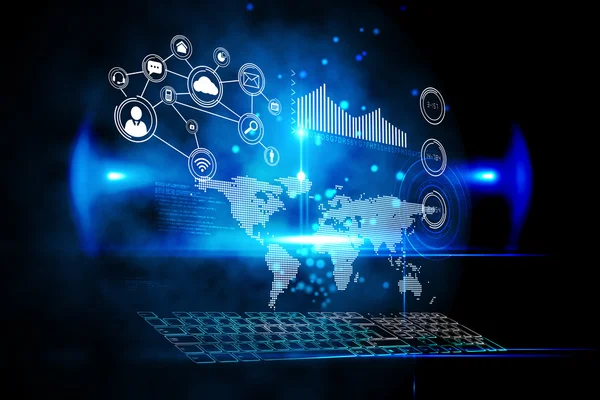
#> input picture CTRLYOUNG - 1 AULA 7 VISÃO COMPUTACIONAL A ALEGRIA É MÁGICA/foto.jpg, 600 x 400 px
$ python opencv4_imagemazul.py
#> lines starting #> are read from the running program, lines starting #| are printed output that depends on the picture
import cv2

# Abrir a imagem
imagem = cv2.imread("foto.jpg")
#> imagem is the input picture: shape (400, 600, 3); mean B, G, R 73.9, 45.1, 13.6

# Criar uma camada azul do mesmo tamanho da imagem
azul = imagem.copy()
azul[:, :] = (0,0,128)  # Azul no formato BGR do OpenCV
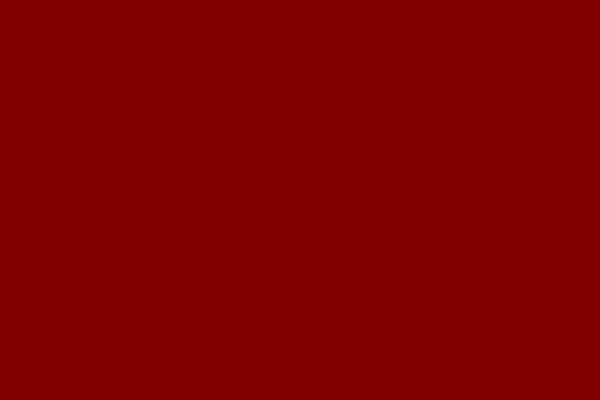
#> azul: shape (400, 600, 3); mean B, G, R 0, 0, 128

# Misturar a foto com a camada azul
resultado = cv2.addWeighted(imagem, 0.3, azul, 0.7, 0)
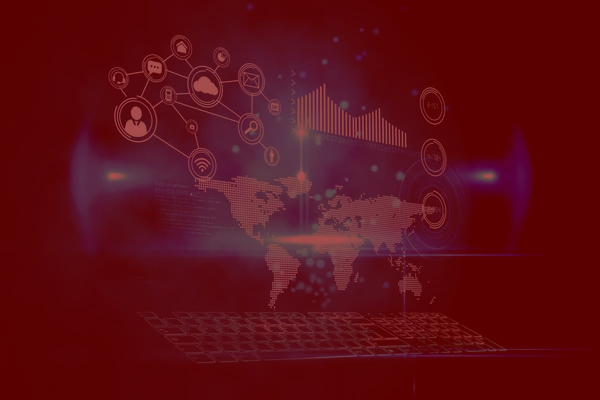
#> resultado: shape (400, 600, 3); mean B, G, R 22.1, 13.5, 93.8

# Mostrar a imagem
cv2.imshow("Imagem Azul", resultado)

cv2.waitKey(0)
cv2.destroyAllWindows()

$ run again, with CTRLYOUNG - 1 AULA 7 VISÃO COMPUTACIONAL A ALEGRIA É MÁGICA/modelo.jpg copied over CTRLYOUNG - 1 AULA 7 VISÃO COMPUTACIONAL A ALEGRIA É MÁGICA/foto.jpg
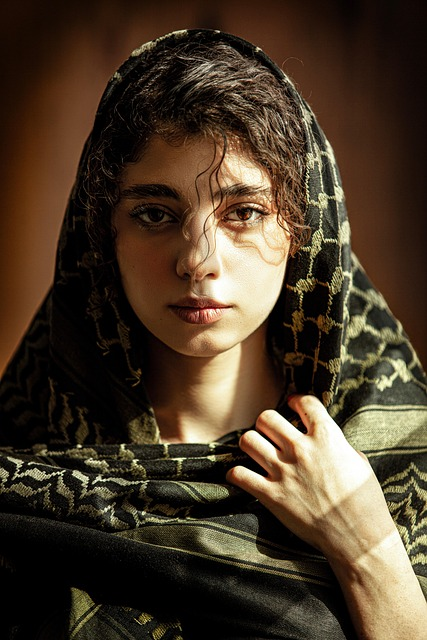
#> input picture CTRLYOUNG - 1 AULA 7 VISÃO COMPUTACIONAL A ALEGRIA É MÁGICA/modelo.jpg, 427 x 640 px
#> imagem is the input picture: shape (640, 427, 3); mean B, G, R 41, 58.4, 74.3
#> `resultado = cv2.addWeighted(imagem, 0.3, azul, 0.7, 0)`:
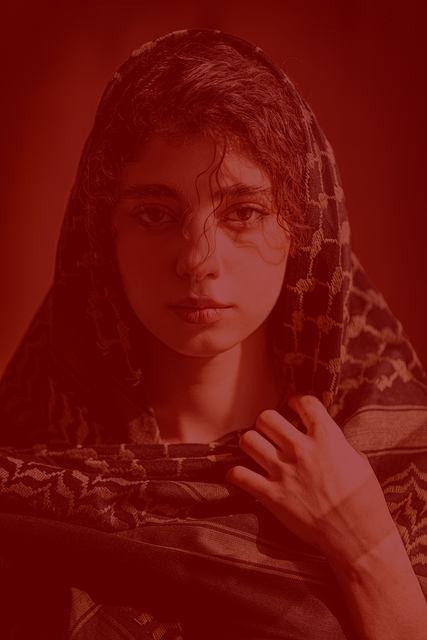
#> resultado: shape (640, 427, 3); mean B, G, R 12.3, 17.5, 111.9
